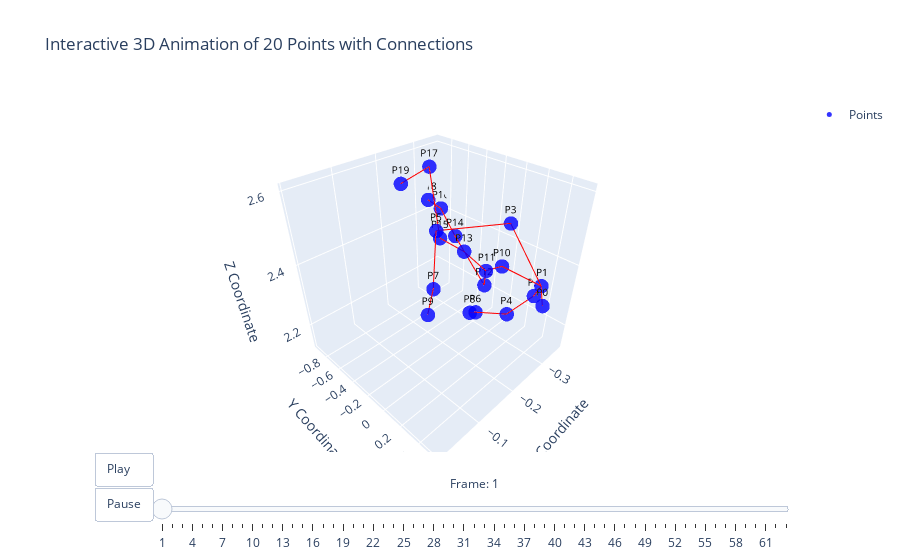

Notebook code cell kept with this figure:
### Code cell
import pandas as pd
import numpy as np
import plotly.graph_objs as go
from plotly.offline import init_notebook_mode, iplot

init_notebook_mode(connected=True)

# Define parameters
num_points = 20
coordinates = ['x', 'y', 'z']
column_names = [f'p{point}_{coord}' for point in range(0, num_points + 0) for coord in coordinates]

# Load the data
file_path = 'data/bye_shewta_9.txt'  
df = pd.read_csv(file_path, delimiter=r'\s+', header=None, names=column_names)

# Verify data
print("DataFrame Shape:", df.shape)  # Should be (number_of_rows, 60)
print(df.head())

# Define the connections as per the specified pairs
connections = [
    # Left Arm
    (1, 2), (2, 4), (4, 6), (6, 8),
    
    # Right Arm
    (1, 3), (3, 5), (5, 7), (7, 9),
    
    # Left Leg
    (11, 12), (12, 14), (14, 16), (16, 18),
    
    # Right Leg
    (11, 13), (13, 15), (15, 17), (17, 19),
    
    # Spine
    (0, 1), (1, 10), (10, 11)
]

# Function to get coordinates of a point given its zero-based index
def get_point_coords(row, point_index):
    point_num = point_index + 1-1  # Convert zero-based index to point number
    x = row[f'p{point_num}_x']
    y = row[f'p{point_num}_y']
    z = row[f'p{point_num}_z']
    return x, y, z

# Create frames for Plotly animation
plotly_frames = []
for frame in range(len(df)):
    row = df.iloc[frame]
    points = [get_point_coords(row, i) for i in range(num_points)]
    
    # Scatter points
    scatter = go.Scatter3d(
        x=[p[0] for p in points],
        y=[p[1] for p in points],
        z=[p[2] for p in points],
        mode='markers+text',
        marker=dict(
            size=5,
            color='blue',
            opacity=0.8
        ),
        text=[f'P{i+0}' for i in range(num_points)],
        textposition="top center",
        textfont=dict(
            size=10,
            color='black'
        )
    )
    
    # Lines for connections
    connection_traces = []
    for conn in connections:
        start, end = conn
        connection_traces.append(
            go.Scatter3d(
                x=[points[start][0], points[end][0]],
                y=[points[start][1], points[end][1]],
                z=[points[start][2], points[end][2]],
                mode='lines',
                line=dict(color='red', width=2),
                showlegend=False
            )
        )
    
    # Combine traces
    frame_data = [scatter] + connection_traces
    plotly_frames.append(go.Frame(data=frame_data, name=str(frame)))

# Initial data (first frame)
initial_row = df.iloc[0]
initial_points = [get_point_coords(initial_row, i) for i in range(num_points)]
initial_scatter = go.Scatter3d(
    x=[p[0] for p in initial_points],
    y=[p[1] for p in initial_points],
    z=[p[2] for p in initial_points],
    mode='markers+text',
    marker=dict(
        size=5,
        color='blue',
        opacity=0.8
    ),
    text=[f'P{i+0}' for i in range(num_points)],
    textposition="top center",
    textfont=dict(
        size=10,
        color='black'
    ),
    name='Points'
)

initial_connection_traces = []
for conn in connections:
    start, end = conn
    initial_connection_traces.append(
        go.Scatter3d(
            x=[initial_points[start][0], initial_points[end][0]],
            y=[initial_points[start][1], initial_points[end][1]],
            z=[initial_points[start][2], initial_points[end][2]],
            mode='lines',
            line=dict(color='red', width=2),
            showlegend=False
        )
    )

initial_data = [initial_scatter] + initial_connection_traces

# Define layout with sliders and play buttons
layout = go.Layout(
    title='Interactive 3D Animation of 20 Points with Connections',
    scene=dict(
        xaxis=dict(title='X Coordinate'),
        yaxis=dict(title='Y Coordinate'),
        zaxis=dict(title='Z Coordinate')
    ),
    updatemenus=[
        dict(
            type='buttons',
            buttons=[
                dict(label='Play',
                     method='animate',
                     args=[None, {"frame": {"duration": 200, "redraw": True},
                                  "fromcurrent": True, "transition": {"duration": 0}}]),
                dict(label='Pause',
                     method='animate',
                     args=[[None], {"frame": {"duration": 0, "redraw": False},
                                    "mode": "immediate",
                                    "transition": {"duration": 0}}])
            ],
            showactive=False,
            x=0.1,
            y=0
        )
    ],
    sliders=[{
        "steps": [{
            "args": [
                [str(k)],
                {"frame": {"duration": 200, "redraw": True},
                 "mode": "immediate",
                 "transition": {"duration": 0}}
            ],
            "label": str(k + 1),
            "method": "animate"
        } for k in range(len(df))],
        "transition": {"duration": 0},
        "x": 0.1,
        "y": 0,
        "currentvalue": {"font": {"size": 12}, "prefix": "Frame: ", "visible": True, "xanchor": "center"},
        "len": 0.9
    }]
)

# Create the figure
fig_plotly = go.Figure(
    data=initial_data,
    layout=layout,
    frames=plotly_frames
)

# Display the animation
iplot(fig_plotly)
# ani.save('animation.gif', writer='imagemagick', fps=15)

### Figure 1 — Plotly figure (JSON) as saved in the notebook; plotly's stock layout.template omitted (floating-point values rounded to 4 significant figures)
{"data": [{"marker": {"color": "blue", "opacity": 0.8, "size": 5}, "mode": "markers+text", "name": "Points", "text": ["P0", "P1", "P2", "P3", "P4", "P5", "P6", "P7", "P8", "P9", "P10", "P11", "P12", "P13", "P14", "P15", "P16", "P17", "P18", "P19"], "textfont": {"color": "black", "size": 10}, "textposition": "top center", "type": "scatter3d", "x": [-0.2785, -0.3291, -0.3587, -0.2272, -0.3454, -0.083, -0.3093, -0.0362, -0.3068, -0.007107, -0.2945, -0.2618, -0.2837, -0.2136, -0.31, -0.2388, -0.3513, -0.2985, -0.3281, -0.2282], "y": [0.5422, 0.3903, 0.2685, 0.3156, 0.04779, 0.2112, -0.2082, 0.386, -0.272, 0.4659, 0.08526, 0.02897, -0.04639, -0.03925, -0.5031, -0.4024, -0.859, -0.7821, -0.9328, -0.8217], "z": [2.331, 2.331, 2.254, 2.559, 2.155, 2.604, 2.143, 2.53, 2.131, 2.508, 2.369, 2.367, 2.292, 2.445, 2.376, 2.421, 2.405, 2.565, 2.436, 2.54]}, {"line": {"color": "red", "width": 2}, "mode": "lines", "showlegend": false, "type": "scatter3d", "x": [-0.3291, -0.3587], "y": [0.3903, 0.2685], "z": [2.331, 2.254]}, {"line": {"color": "red", "width": 2}, "mode": "lines", "showlegend": false, "type": "scatter3d", "x": [-0.3587, -0.3454], "y": [0.2685, 0.04779], "z": [2.254, 2.155]}, {"line": {"color": "red", "width": 2}, "mode": "lines", "showlegend": false, "type": "scatter3d", "x": [-0.3454, -0.3093], "y": [0.04779, -0.2082], "z": [2.155, 2.143]}, {"line": {"color": "red", "width": 2}, "mode": "lines", "showlegend": false, "type": "scatter3d", "x": [-0.3093, -0.3068], "y": [-0.2082, -0.272], "z": [2.143, 2.131]}, {"line": {"color": "red", "width": 2}, "mode": "lines", "showlegend": false, "type": "scatter3d", "x": [-0.3291, -0.2272], "y": [0.3903, 0.3156], "z": [2.331, 2.559]}, {"line": {"color": "red", "width": 2}, "mode": "lines", "showlegend": false, "type": "scatter3d", "x": [-0.2272, -0.083], "y": [0.3156, 0.2112], "z": [2.559, 2.604]}, {"line": {"color": "red", "width": 2}, "mode": "lines", "showlegend": false, "type": "scatter3d", "x": [-0.083, -0.0362], "y": [0.2112, 0.386], "z": [2.604, 2.53]}, {"line": {"color": "red", "width": 2}, "mode": "lines", "showlegend": false, "type": "scatter3d", "x": [-0.0362, -0.007107], "y": [0.386, 0.4659], "z": [2.53, 2.508]}, {"line": {"color": "red", "width": 2}, "mode": "lines", "showlegend": false, "type": "scatter3d", "x": [-0.2618, -0.2837], "y": [0.02897, -0.04639], "z": [2.367, 2.292]}, {"line": {"color": "red", "width": 2}, "mode": "lines", "showlegend": false, "type": "scatter3d", "x": [-0.2837, -0.31], "y": [-0.04639, -0.5031], "z": [2.292, 2.376]}, {"line": {"color": "red", "width": 2}, "mode": "lines", "showlegend": false, "type": "scatter3d", "x": [-0.31, -0.3513], "y": [-0.5031, -0.859], "z": [2.376, 2.405]}, {"line": {"color": "red", "width": 2}, "mode": "lines", "showlegend": false, "type": "scatter3d", "x": [-0.3513, -0.3281], "y": [-0.859, -0.9328], "z": [2.405, 2.436]}, {"line": {"color": "red", "width": 2}, "mode": "lines", "showlegend": false, "type": "scatter3d", "x": [-0.2618, -0.2136], "y": [0.02897, -0.03925], "z": [2.367, 2.445]}, {"line": {"color": "red", "width": 2}, "mode": "lines", "showlegend": false, "type": "scatter3d", "x": [-0.2136, -0.2388], "y": [-0.03925, -0.4024], "z": [2.445, 2.421]}, {"line": {"color": "red", "width": 2}, "mode": "lines", "showlegend": false, "type": "scatter3d", "x": [-0.2388, -0.2985], "y": [-0.4024, -0.7821], "z": [2.421, 2.565]}, {"line": {"color": "red", "width": 2}, "mode": "lines", "showlegend": false, "type": "scatter3d", "x": [-0.2985, -0.2282], "y": [-0.7821, -0.8217], "z": [2.565, 2.54]}, {"line": {"color": "red", "width": 2}, "mode": "lines", "showlegend": false, "type": "scatter3d", "x": [-0.2785, -0.3291], "y": [0.5422, 0.3903], "z": [2.331, 2.331]}, {"line": {"color": "red", "width": 2}, "mode": "lines", "showlegend": false, "type": "scatter3d", "x": [-0.3291, -0.2945], "y": [0.3903, 0.08526], "z": [2.331, 2.369]}, {"line": {"color": "red", "width": 2}, "mode": "lines", "showlegend": false, "type": "scatter3d", "x": [-0.2945, -0.2618], "y": [0.08526, 0.02897], "z": [2.369, 2.367]}], "layout": {"scene": {"xaxis": {"title": {"text": "X Coordinate"}}, "yaxis": {"title": {"text": "Y Coordinate"}}, "zaxis": {"title": {"text": "Z Coordinate"}}}, "sliders": [{"currentvalue": {"font": {"size": 12}, "prefix": "Frame: ", "visible": true, "xanchor": "center"}, "len": 0.9, "steps": [{"args": [["0"], {"frame": {"duration": 200, "redraw": true}, "mode": "immediate", "transition": {"duration": 0}}], "label": "1", "method": "animate"}, {"args": [["1"], {"frame": {"duration": 200, "redraw": true}, "mode": "immediate", "transition": {"duration": 0}}], "label": "2", "method": "animate"}, {"args": [["2"], {"frame": {"duration": 200, "redraw": true}, "mode": "immediate", "transition": {"duration": 0}}], "label": "3", "method": "animate"}, {"args": [["3"], {"frame": {"duration": 200, "redraw": true}, "mode": "immediate", "transition": {"duration": 0}}], "label": "4", "method": "animate"}, {"args": [["4"], {"frame": {"duration": 200, "redraw": true}, "mode": "immediate", "transition": {"duration": 0}}], "label": "5", "method": "animate"}, {"args": [["5"], {"frame": {"duration": 200, "redraw": true}, "mode": "immediate", "transition": {"duration": 0}}], "label": "6", "method": "animate"}, {"args": [["6"], {"frame": {"duration": 200, "redraw": true}, "mode": "immediate", "transition": {"duration": 0}}], "label": "7", "method": "animate"}, {"args": [["7"], {"frame": {"duration": 200, "redraw": true}, "mode": "immediate", "transition": {"duration": 0}}], "label": "8", "method": "animate"}, {"args": [["8"], {"frame": {"duration": 200, "redraw": true}, "mode": "immediate", "transition": {"duration": 0}}], "label": "9", "method": "animate"}, {"args": [["9"], {"frame": {"duration": 200, "redraw": true}, "mode": "immediate", "transition": {"duration": 0}}], "label": "10", "method": "animate"}, {"args": [["10"], {"frame": {"duration": 200, "redraw": true}, "mode": "immediate", "transition": {"duration": 0}}], "label": "11", "method": "animate"}, {"args": [["11"], {"frame": {"duration": 200, "redraw": true}, "mode": "immediate", "transition": {"duration": 0}}], "label": "12", "method": "animate"}, {"args": [["12"], {"frame": {"duration": 200, "redraw": true}, "mode": "immediate", "transition": {"duration": 0}}], "label": "13", "method": "animate"}, {"args": [["13"], {"frame": {"duration": 200, "redraw": true}, "mode": "immediate", "transition": {"duration": 0}}], "label": "14", "method": "animate"}, {"args": [["14"], {"frame": {"duration": 200, "redraw": true}, "mode": "immediate", "transition": {"duration": 0}}], "label": "15", "method": "animate"}, {"args": [["15"], {"frame": {"duration": 200, "redraw": true}, "mode": "immediate", "transition": {"duration": 0}}], "label": "16", "method": "animate"}, {"args": [["16"], {"frame": {"duration": 200, "redraw": true}, "mode": "immediate", "transition": {"duration": 0}}], "label": "17", "method": "animate"}, {"args": [["17"], {"frame": {"duration": 200, "redraw": true}, "mode": "immediate", "transition": {"duration": 0}}], "label": "18", "method": "animate"}, {"args": [["18"], {"frame": {"duration": 200, "redraw": true}, "mode": "immediate", "transition": {"duration": 0}}], "label": "19", "method": "animate"}, {"args": [["19"], {"frame": {"duration": 200, "redraw": true}, "mode": "immediate", "transition": {"duration": 0}}], "label": "20", "method": "animate"}, {"args": [["20"], {"frame": {"duration": 200, "redraw": true}, "mode": "immediate", "transition": {"duration": 0}}], "label": "21", "method": "animate"}, {"args": [["21"], {"frame": {"duration": 200, "redraw": true}, "mode": "immediate", "transition": {"duration": 0}}], "label": "22", "method": "animate"}, {"args": [["22"], {"frame": {"duration": 200, "redraw": true}, "mode": "immediate", "transition": {"duration": 0}}], "label": "23", "method": "animate"}, {"args": [["23"], {"frame": {"duration": 200, "redraw": true}, "mode": "immediate", "transition": {"duration": 0}}], "label": "24", "method": "animate"}, {"args": [["24"], {"frame": {"duration": 200, "redraw": true}, "mode": "immediate", "transition": {"duration": 0}}], "label": "25", "method": "animate"}, {"args": [["25"], {"frame": {"duration": 200, "redraw": true}, "mode": "immediate", "transition": {"duration": 0}}], "label": "26", "method": "animate"}, {"args": [["26"], {"frame": {"duration": 200, "redraw": true}, "mode": "immediate", "transition": {"duration": 0}}], "label": "27", "method": "animate"}, {"args": [["27"], {"frame": {"duration": 200, "redraw": true}, "mode": "immediate", "transition": {"duration": 0}}], "label": "28", "method": "animate"}, {"args": [["28"], {"frame": {"duration": 200, "redraw": true}, "mode": "immediate", "transition": {"duration": 0}}], "label": "29", "method": "animate"}, {"args": [["29"], {"frame": {"duration": 200, "redraw": true}, "mode": "immediate", "transition": {"duration": 0}}], "label": "30", "method": "animate"}, {"args": [["30"], {"frame": {"duration": 200, "redraw": true}, "mode": "immediate", "transition": {"duration": 0}}], "label": "31", "method": "animate"}, {"args": [["31"], {"frame": {"duration": 200, "redraw": true}, "mode": "immediate", "transition": {"duration": 0}}], "label": "32", "method": "animate"}, {"args": [["32"], {"frame": {"duration": 200, "redraw": true}, "mode": "immediate", "transition": {"duration": 0}}], "label": "33", "method": "animate"}, {"args": [["33"], {"frame": {"duration": 200, "redraw": true}, "mode": "immediate", "transition": {"duration": 0}}], "label": "34", "method": "animate"}, {"args": [["34"], {"frame": {"duration": 200, "redraw": true}, "mode": "immediate", "transition": {"duration": 0}}], "label": "35", "method": "animate"}, {"args": [["35"], {"frame": {"duration": 200, "redraw": true}, "mode": "immediate", "transition": {"duration": 0}}], "label": "36", "method": "animate"}, {"args": [["36"], {"frame": {"duration": 200, "redraw": true}, "mode": "immediate", "transition": {"duration": 0}}], "label": "37", "method": "animate"}, {"args": [["37"], {"frame": {"duration": 200, "redraw": true}, "mode": "immediate", "transition": {"duration": 0}}], "label": "38", "method": "animate"}, {"args": [["38"], {"frame": {"duration": 200, "redraw": true}, "mode": "immediate", "transition": {"duration": 0}}], "label": "39", "method": "animate"}, {"args": [["39"], {"frame": {"duration": 200, "redraw": true}, "mode": "immediate", "transition": {"duration": 0}}], "label": "40", "method": "animate"}, {"args": [["40"], {"frame": {"duration": 200, "redraw": true}, "mode": "immediate", "transition": {"duration": 0}}], "label": "41", "method": "animate"}, {"args": [["41"], {"frame": {"duration": 200, "redraw": true}, "mode": "immediate", "transition": {"duration": 0}}], "label": "42", "method": "animate"}, {"args": [["42"], {"frame": {"duration": 200, "redraw": true}, "mode": "immediate", "transition": {"duration": 0}}], "label": "43", "method": "animate"}, {"args": [["43"], {"frame": {"duration": 200, "redraw": true}, "mode": "immediate", "transition": {"duration": 0}}], "label": "44", "method": "animate"}, {"args": [["44"], {"frame": {"duration": 200, "redraw": true}, "mode": "immediate", "transition": {"duration": 0}}], "label": "45", "method": "animate"}, {"args": [["45"], {"frame": {"duration": 200, "redraw": true}, "mode": "immediate", "transition": {"duration": 0}}], "label": "46", "method": "animate"}, {"args": [["46"], {"frame": {"duration": 200, "redraw": true}, "mode": "immediate", "transition": {"duration": 0}}], "label": "47", "method": "animate"}, {"args": [["47"], {"frame": {"duration": 200, "redraw": true}, "mode": "immediate", "transition": {"duration": 0}}], "label": "48", "method": "animate"}, {"args": [["48"], {"frame": {"duration": 200, "redraw": true}, "mode": "immediate", "transition": {"duration": 0}}], "label": "49", "method": "animate"}, {"args": [["49"], {"frame": {"duration": 200, "redraw": true}, "mode": "immediate", "transition": {"duration": 0}}], "label": "50", "method": "animate"}, {"args": [["50"], {"frame": {"duration": 200, "redraw": true}, "mode": "immediate", "transition": {"duration": 0}}], "label": "51", "method": "animate"}, {"args": [["51"], {"frame": {"duration": 200, "redraw": true}, "mode": "immediate", "transition": {"duration": 0}}], "label": "52", "method": "animate"}, {"args": [["52"], {"frame": {"duration": 200, "redraw": true}, "mode": "immediate", "transition": {"duration": 0}}], "label": "53", "method": "animate"}, {"args": [["53"], {"frame": {"duration": 200, "redraw": true}, "mode": "immediate", "transition": {"duration": 0}}], "label": "54", "method": "animate"}, {"args": [["54"], {"frame": {"duration": 200, "redraw": true}, "mode": "immediate", "transition": {"duration": 0}}], "label": "55", "method": "animate"}, {"args": [["55"], {"frame": {"duration": 200, "redraw": true}, "mode": "immediate", "transition": {"duration": 0}}], "label": "56", "method": "animate"}, {"args": [["56"], {"frame": {"duration": 200, "redraw": true}, "mode": "immediate", "transition": {"duration": 0}}], "label": "57", "method": "animate"}, {"args": [["57"], {"frame": {"duration": 200, "redraw": true}, "mode": "immediate", "transition": {"duration": 0}}], "label": "58", "method": "animate"}, {"args": [["58"], {"frame": {"duration": 200, "redraw": true}, "mode": "immediate", "transition": {"duration": 0}}], "label": "59", "method": "animate"}, {"args": [["59"], {"frame": {"duration": 200, "redraw": true}, "mode": "immediate", "transition": {"duration": 0}}], "label": "60", "method": "animate"}, {"args": [["60"], {"frame": {"duration": 200, "redraw": true}, "mode": "immediate", "transition": {"duration": 0}}], "label": "61", "method": "animate"}, {"args": [["61"], {"frame": {"duration": 200, "redraw": true}, "mode": "immediate", "transition": {"duration": 0}}], "label": "62", "method": "animate"}, {"args": [["62"], {"frame": {"duration": 200, "redraw": true}, "mode": "immediate", "transition": {"duration": 0}}], "label": "63", "method": "animate"}], "transition": {"duration": 0}, "x": 0.1, "y": 0}], "title": {"text": "Interactive 3D Animation of 20 Points with Connections"}, "updatemenus": [{"buttons": [{"args": [null, {"frame": {"duration": 200, "redraw": true}, "fromcurrent": true, "transition": {"duration": 0}}], "label": "Play", "method": "animate"}, {"args": [[null], {"frame": {"duration": 0, "redraw": false}, "mode": "immediate", "transition": {"duration": 0}}], "label": "Pause", "method": "animate"}], "showactive": false, "type": "buttons", "x": 0.1, "y": 0}]}}
